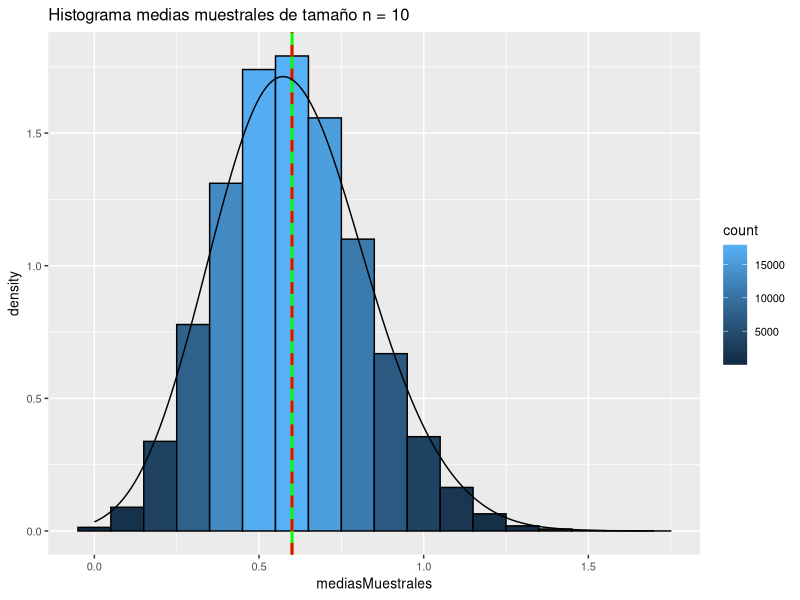
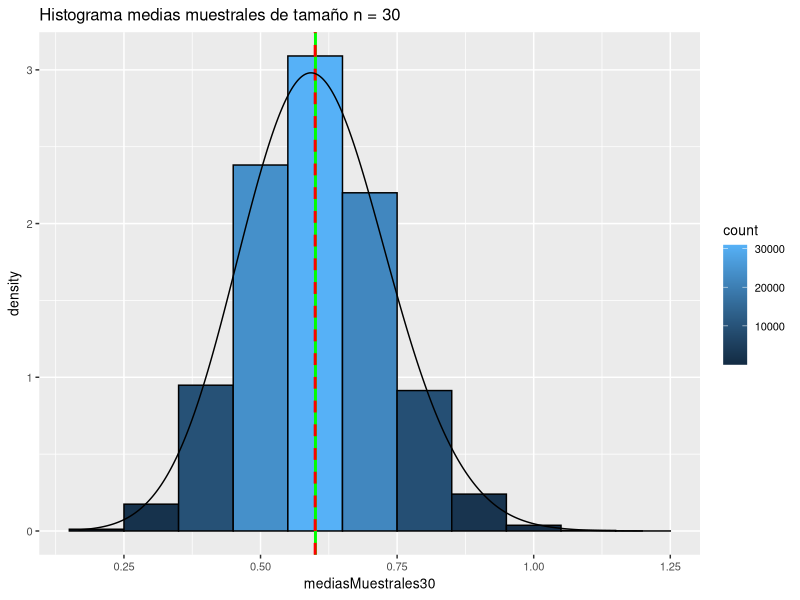
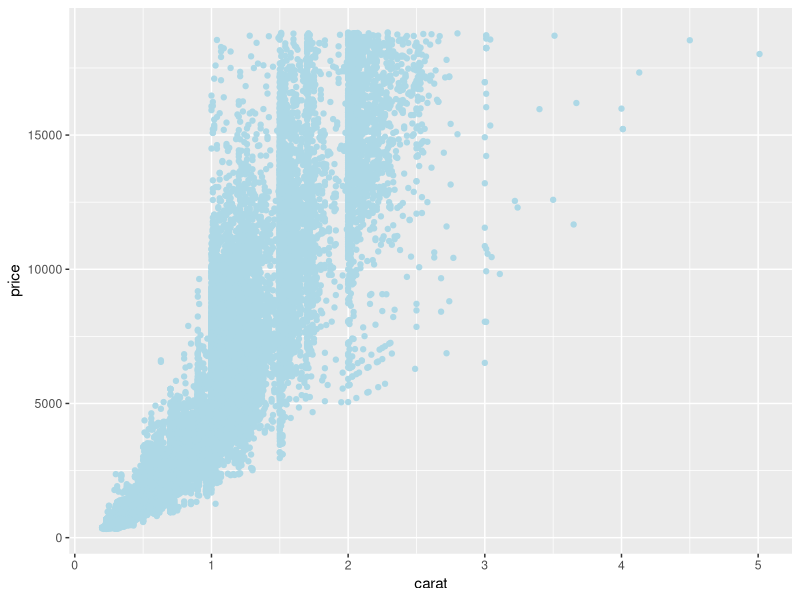
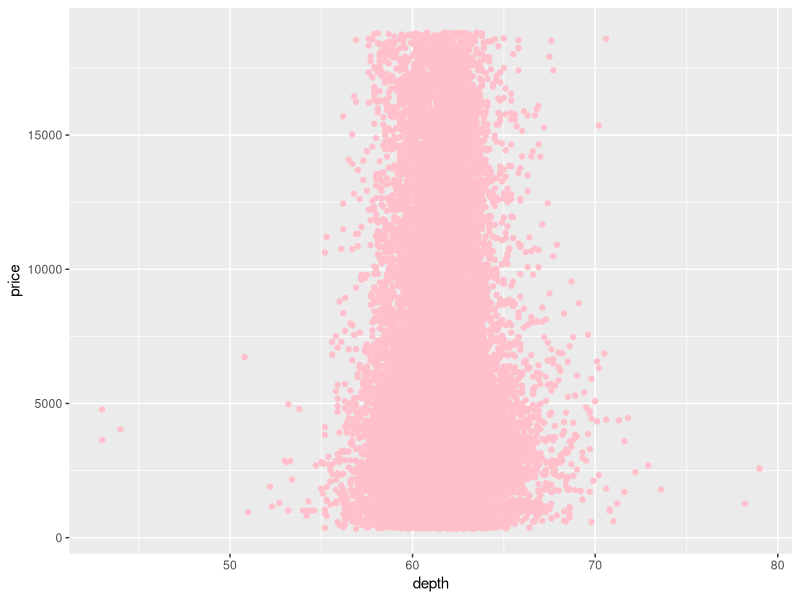
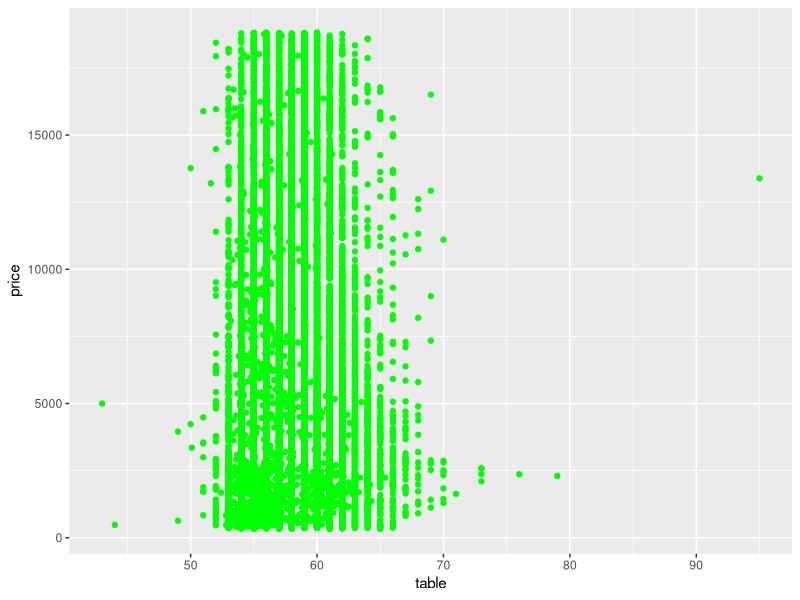
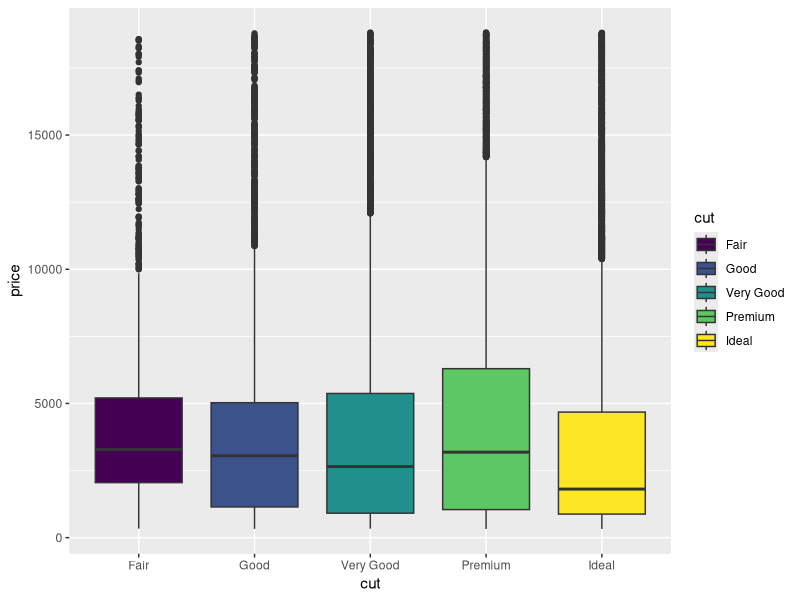
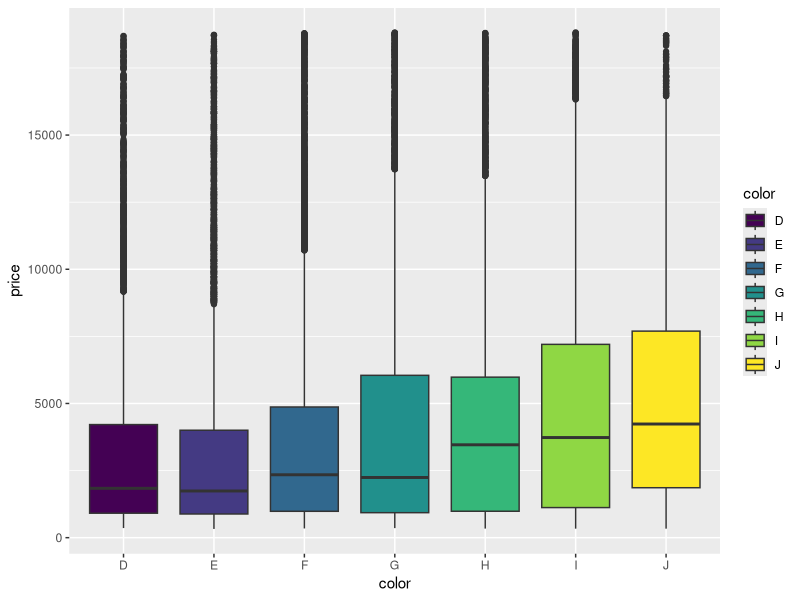
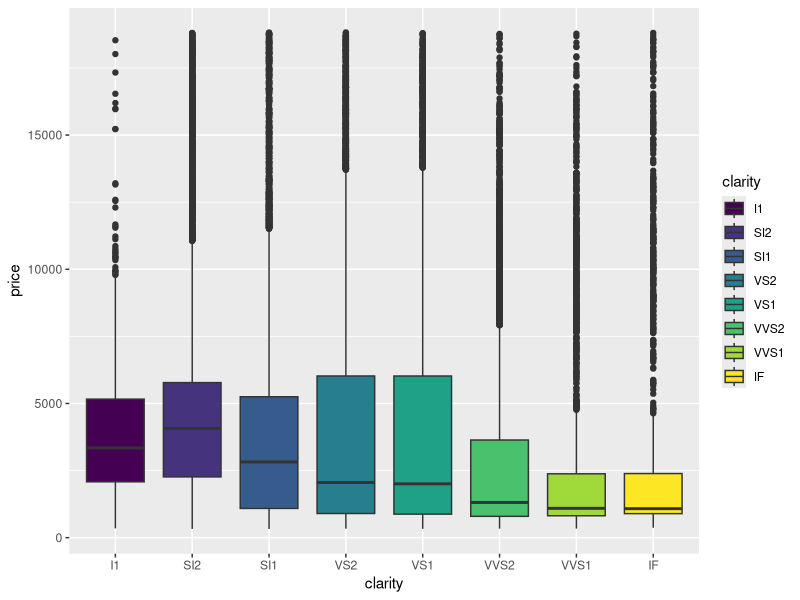

Write the R code that produced these figures, in order.
## ---- chunk 1
knitr::opts_chunk$set(echo = TRUE)
## ---- chunk 2
library(tidyverse)
## ---- chunk 3
(X1 <- c(0:3))
(p <- c(64/125, 48/125, 12/125, 1/125))

(mu <- sum(X1*p)) # media teórica

(sigma2 <- sum((X1-mu)^2*p)) # varianza teórica

## ---- chunk 4
set.seed(2021)
k = 100000 # nº muestras
n = 10 # tamaño de cada muestra
mediasMuestrales = replicate(k, {
muestra = sample(0:3, size = n, replace = TRUE, prob = c(64, 48, 12, 1))
mean(muestra)
})

head(mediasMuestrales, 10) # 10 primeras medias muestrales

## ---- chunk 5
# Histograma con densidad
mediasMuestrales_df <-  as.data.frame(mediasMuestrales)
g1 <- ggplot(mediasMuestrales_df, aes(x = mediasMuestrales)) +
  geom_histogram(binwidth=0.1,aes(y = ..density.., fill=..count..),
                 colour = 1) +
  geom_vline(aes(xintercept = mean(mediasMuestrales)), colour = "green", size = 1)+
  geom_vline(aes(xintercept = mu), linetype = "dashed", colour = "red", size = 1)+
  geom_density(adjust = 4) # adjust suaviza la línea de densidad

g1+
  theme (text = element_text(size=10)) + # Tamaño de fuente del grafico por defecto
  ggtitle ("Histograma medias muestrales de tamaño n = 10")  # Título del gráfico


## ---- chunk 6
set.seed(2021)
k = 100000 # nº muestras
mediasMuestrales30 = replicate(k, {
muestra = sample(0:3, size = 30, replace = TRUE, prob = c(64, 48, 12, 1))
mean(muestra)
})

head(mediasMuestrales30, 10) # 10 primeras medias muestrales

mediasMuestrales_df <- as.data.frame(mediasMuestrales30)

g2 <- ggplot(mediasMuestrales_df, aes(x = mediasMuestrales30)) +
  geom_histogram(binwidth=0.1,aes(y = ..density.., fill=..count..),
                 colour = 1) +
    geom_vline(aes(xintercept = mean(mediasMuestrales30)), colour = "green", size = 1)+
  geom_vline(aes(xintercept = mu), linetype = "dashed", colour = "red", size = 1)+
  geom_density(adjust = 4) # adjust suaviza la línea de densidad

g2+
  theme (text = element_text(size=10)) + # Tamaño de fuente del grafico por defecto
  ggtitle ("Histograma medias muestrales de tamaño n = 30")  # Título del gráfico


## ---- chunk 7
# Vector de probabilidades para cada combinación posible
(p <- c(64/125, 48/125, 12/125, 1/125) * rep(c(1/2, 1/4, 1/4), each = 4))

X1 <- rep(0:3,3)
X2 <- rep(0:2, each = 4)

# Tabla de probabilidad
(table <- data.frame(Z=X1 + X2, X1, X2, p))

# Tabla de probabilidad de la variable suma
(table2 <- table %>% 
  group_by(Z) %>% 
  summarise(p = sum(p)))


## ---- chunk 8

sum(table2$p)

## ---- chunk 9

# Variable X1
(X1 <- c(0:3))
# Probabilidades para X1
(p <- c(64/125, 48/125, 12/125, 1/125))

# Variable X2
(X2 <- c(0:2))
# Probabilidades para X2
(p2 <- c(1/2, 1/4, 1/4))

# Media teórica variable Z = X1 + X2
# Forma 1: a partir de las medias de las variables aleatorias
(mu_z <- sum(X1*p) + sum(X2*p2))

# Forma 2: a partir de la nueva variable
sum(table2$Z*table2$p) 

## ---- chunk 10
set.seed(2021)
k = 100000 # nº muestras
mediasMuestrales = replicate(k, {
X1 = sample(0:3, size = 1, replace = TRUE, prob = c(64, 48, 12, 1))
X2 = sample(0:2, size = 1, replace = TRUE, prob = c(1/2, 1/4, 1/4))
mean(X1)+mean(X2)
})

## ---- chunk 11

set.seed(2021)
k = 100000 # nº muestras
mediasMuestrales_Z = replicate(k, {
Z = sample(0:5, size = 1, replace = TRUE, prob =table2$p)
mean(Z)
})

## ---- chunk 12
tibble( medias_Z = mean(mediasMuestrales_Z),
medias_X1_X2 = mean(mediasMuestrales),
mu_z = mu_z)
## ---- chunk 13
testResults <- read_csv("./data/testResults.csv")
head(testResults)
names(testResults)

## ---- chunk 14
testResults <- testResults %>% separate (gender_age, c("gender", "age"))

testResults$gender <- as.factor(testResults$gender) # convertimos sexo en factor
testResults$age <- as.numeric(testResults$age) # convertimos edad en numérico
head(testResults)

## ---- chunk 15

testResults_Tidy = testResults %>%
    pivot_longer(week1:week5, names_to = "week") %>% 
   separate(week, c("aux", "week"),convert=TRUE, sep = 4) %>% 
   select(-aux)
   

head(testResults_Tidy)

## ---- chunk 16

data("diamonds")
head(diamonds)
dim(diamonds)

## ---- chunk 17
ggplot(diamonds, aes(x = carat, y = price)) +
  geom_point(colour = "lightblue")
## ---- chunk 18
cor(diamonds$carat,diamonds$price)
## ---- chunk 19
ggplot(diamonds, aes(x = depth, y = price)) +
  geom_point(colour = "pink")
## ---- chunk 20
ggplot(diamonds, aes(x = table, y = price)) +
  geom_point(colour = "green")
## ---- chunk 21
ggplot(data = diamonds) +
  geom_boxplot(mapping = aes(x = cut, y = price, fill = cut))
## ---- chunk 22
ggplot(data = diamonds) +
  geom_boxplot(mapping = aes(x = color, y = price, fill = color))
## ---- chunk 23
ggplot(data = diamonds) +
  geom_boxplot(mapping = aes(x = clarity, y = price, fill = clarity))
## ---- chunk 24
ggplot(data = diamonds) +
  geom_boxplot(mapping = aes(x = cut, y = carat, fill = cut))
## ---- chunk 25
data(who) # cargamos en memoria el dataset
head(who) # 6 primeras filas
## ---- chunk 26
who <- who %>%
  pivot_longer(
    cols = new_sp_m014:newrel_f65, 
    names_to = "key", 
    values_to = "cases", 
    values_drop_na = TRUE
  ) %>% 
  mutate(
    key = stringr::str_replace(key, "newrel", "new_rel")
  ) %>%
  separate(key, c("new", "var", "sexage")) %>% 
  select(-new, -iso2, -iso3) %>% 
  separate(sexage, c("sex", "age"), sep = 1)

head(who)
## ---- chunk 27
who %>%
  group_by(country, year, sex) %>%
  summarise(cases = sum(cases))

## ---- chunk 28

who %>%
  group_by(country, year, sex) %>%
  summarise(cases = sum(cases)) %>%
  unite(country_sex, country, sex, remove = FALSE) %>%
  ggplot(aes(x = year, y = cases, group = country_sex, colour = sex)) +
  geom_line()

## ---- chunk 29

who %>%
  group_by(year) %>%
  summarise(cases = sum(cases))


who %>%
  group_by(country) %>%
  summarise(cases = sum(cases)) %>% 
  arrange(cases)

## ---- chunk 30
who %>%
  group_by(country, year, sex) %>%
  filter(year>1995) %>% 
  summarise(cases = sum(cases)) %>%
  unite(country_sex, country, sex, remove = FALSE) %>%
  ggplot(aes(x = year, y = cases, group = country_sex, colour = sex)) +
  geom_line()

## ---- chunk 31

# Creamos una tabla con los países que tienen un nº de casos mayor a la media
tabla <- who %>%
          group_by(country) %>%
          summarise(cases = sum(cases)) %>% 
          arrange(cases) %>% 
          filter(cases > 500000)



  who %>%
  group_by(country, year, sex) %>%
  filter(year>1995 & country %in% tabla$country) %>% 
  summarise(cases = sum(cases)) %>%
  ggplot(aes(x = year, y = cases, group = sex, colour = sex)) +
  geom_line()+
  facet_wrap(~country, scales = 'free_y') +
  theme(axis.text.x = element_text(size= rel(0.6)))

